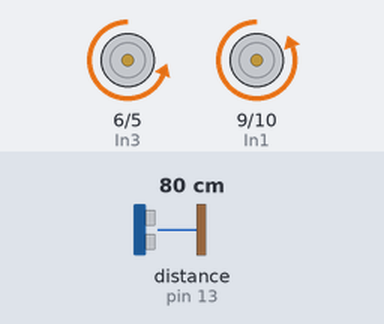
A sketch run on a simulated Arduino Uno, built with avr-gcc and run on an emulated ATmega328P. On the bench: motor-driver pin pairs drawn as motors (green arrow = first pin HIGH = forward, orange = second pin HIGH = backward, longer = more drive). Wiring (inferred from the names in the program): ultrasonic range finder: trigger pin 12; echo pin 13. The inputs (shaded band) are chosen by the test bench; at power-on: distance to the obstacle (sensor on pin 13) 80 cm. The echo pulse lasts 58.3 µs per cm.

Above: at 1.2 s.
1.3 s: distance to the obstacle (sensor on pin 13) set to 19 cm
2.8 s: distance to the obstacle (sensor on pin 13) set to 14 cm
At 4.4 s:
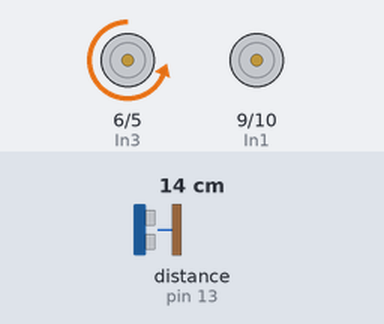
At 5.0 s:
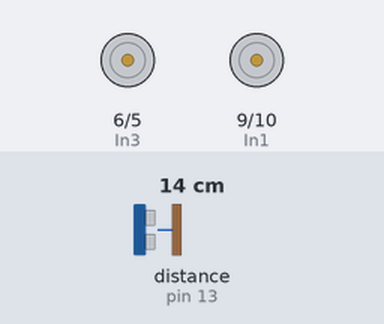
5.8 s: distance to the obstacle (sensor on pin 13) set to 18 cm
8.7 s: distance to the obstacle (sensor on pin 13) set to 2 cm
At 9.2 s:
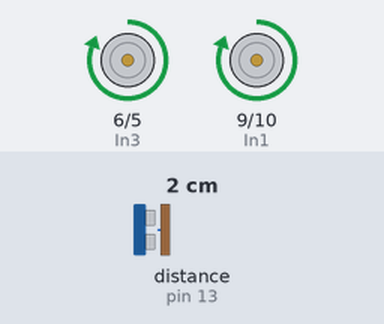
Timing chart, 0 to 12.7 s (numbered marks = the images above; inputs shaded):
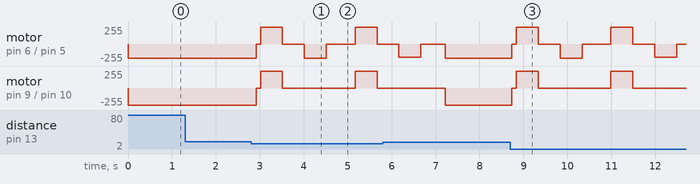

Measured:
- the behaviour switches between 17 and 16 cm on distance to the obstacle (sensor on pin 13) (found by bisection; images 0 and 1)
- after the input at 1.3 s, every drawn part: stays the same

The sketch:

avoid.ino
```cpp
//避障
const int In1 = 9;
const int In2 = 10;    //left front
const int In3 = 6;
const int In4 = 5;     //right front
const byte trigPin = 12;
const int echoPin = 13;
long duration, cm;

void setup(){
  pinMode(In1, OUTPUT);
  pinMode(In2, OUTPUT);
  pinMode(In3, OUTPUT);
  pinMode(In4, OUTPUT);
  pinMode(trigPin, OUTPUT);
  pinMode(echoPin, INPUT);
}
void loop(){
  digitalWrite(trigPin, LOW);
  delayMicroseconds(5);
  digitalWrite(trigPin, HIGH);
  delayMicroseconds(10);
  digitalWrite(trigPin, LOW);
  pinMode(echoPin, INPUT);
  duration = pulseIn(echoPin, HIGH);
  cm = (duration/2) / 29.1;

  if (cm <= 15) {
    _stop();
    delay(100);
    _back();
    delay(500);
    _stop();
    delay(500);
    _left();
    delay(500);
    _stop();
    delay(500);
   }
  if (cm > 15) {
    _forward();
    delay(100);
   }
   delay(50);
}
void _forward(){
  digitalWrite(In1 , LOW);
  digitalWrite(In2 , HIGH);      // 左HIGH  ==   右210
  digitalWrite(In3 , LOW);
  analogWrite(In4 , 210);
}
void _back(){
  digitalWrite(In1, HIGH);
  digitalWrite(In2, LOW);
  digitalWrite(In3, HIGH);
  digitalWrite(In4, LOW);
}
void _stop(){
  digitalWrite(In1, LOW);
  digitalWrite(In2, LOW);
  digitalWrite(In3, LOW);
  digitalWrite(In4, LOW);
}
void _right(){
  digitalWrite(In1, LOW);
  digitalWrite(In2, HIGH);
  digitalWrite(In3, LOW);
  digitalWrite(In4, LOW);
  }
void _left(){
  digitalWrite(In1, LOW);
  digitalWrite(In2, LOW);
  digitalWrite(In3, LOW);
  analogWrite(In4 , 200);
  }
```
